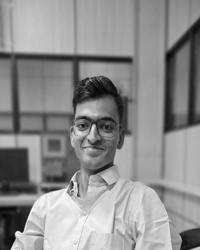
#> input picture Media/gray.jpg, 200 x 250 px, found by its file name
$ python pract6.py
#> lines starting #> are read from the running program, lines starting #| are printed output that depends on the picture; after the words box and inside, x2 and y2 are one past the last pixel; in counts of white or black regions, pixels touching at a corner belong together
import numpy as np
from PIL import Image
import matplotlib.pyplot as plt

image = Image.open('./Media/gray.jpg')
#> image is the input picture: PIL image 200x250 L; min 0, max 255, mean 141.5
img_array = np.array(image)

# Function to implement Sobel's Edge Segmentation
def sobel_edge_detection(img_array):
    # Sobel operators for horizontal and vertical edges
    sobel_x = np.array([[-1, 0, 1], [-2, 0, 2], [-1, 0, 1]])
    sobel_y = np.array([[-1, -2, -1], [0, 0, 0], [1, 2, 1]])

     # Get the size of the image
    height, width = img_array.shape
#> height = 250; width = 200

    # Create arrays to store the results
    edges_x = np.zeros((height, width))
    edges_y = np.zeros((height, width))

    # Perform the convolution
    for i in range(1, height - 1):
        for j in range(1, width - 1):
            patch = img_array[i-1:i+2, j-1:j+2]
            edges_x[i, j] = np.sum(patch * sobel_x)
            edges_y[i, j] = np.sum(patch * sobel_y)
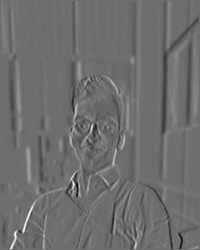
#> edges_x: shape (250, 200) float64; min -629, max 836, mean 0.7; drawn with min black and max white
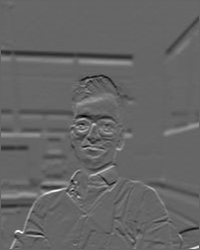
#> edges_y: shape (250, 200) float64; min -530, max 799, mean 0.9; drawn with min black and max white

    # Combine horizontal and vertical edges
    edge_image = np.sqrt(edges_x**2 + edges_y**2)
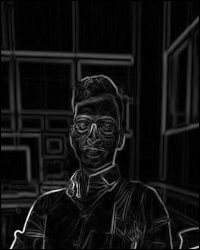
#> edge_image: shape (250, 200) float64; min 0, max 880.4, mean 60.5; drawn with min black and max white

    # Normalize the edge image
    edge_image = (edge_image / edge_image.max()) * 255

    edge_image = Image.fromarray(np.uint8(edge_image))
#> edge_image: PIL image 200x250 L

    plt.imshow(edge_image, cmap='gray')
    plt.axis('off')
    plt.show()

    edge_image.save('./Media/output_edge_based.jpg')

sobel_edge_detection(img_array)

# Function to implement Otsu's Threshold (Frequency based) segmentation
def otsu_thresholding(img_array):

    # Calculate the histogram of the grayscale image
    histogram, bins = np.histogram(img_array, bins=256, range=(0, 256))
#> histogram = 256 values, max 626 at index 158, min 0 at index 1, mean 195.3; bins = 257 values from 0 to 256

    # Calculate the probabilities of each intensity level
    pixel_count = img_array.shape[0] * img_array.shape[1]
#> pixel_count = 50000
    probabilities = histogram / pixel_count
#> probabilities = 256 values, max 0.0125 at index 158, min 0 at index 1, mean 0.00391

    # Calculate the cumulative probabilities
    cumulative_probabilities = np.cumsum(probabilities)
#> cumulative_probabilities = 256 values from 2e-05 to 1

    # Calculate the mean intensity
    intensity_values = np.arange(256)
    mean_intensity = np.sum(intensity_values * probabilities)
#> mean_intensity = 141.5

    # Initialize variables to store the best threshold and maximum between-class variance
    best_threshold = 0
    max_variance = 0

    for threshold in range(256):
        # Calculate the probabilities for the two classes (background and foreground)
        prob_background = cumulative_probabilities[threshold]
        prob_foreground = 1 - prob_background

        # Calculate the means for the two classes
        mean_background = np.sum(intensity_values[:threshold + 1] * probabilities[:threshold + 1]) / prob_background
        mean_foreground = (mean_intensity - mean_background * prob_background) / prob_foreground

        # Calculate the between-class variance
        between_class_variance = prob_background * prob_foreground * (mean_background - mean_foreground) ** 2

        # Check if the between-class variance is greater than the maximum found so far
        if between_class_variance > max_variance:
            max_variance = between_class_variance
            best_threshold = threshold
#> this loop made 256 passes
#> (prob_background, prob_foreground, mean_background, mean_foreground, between_class_variance, max_variance) on passes 1, 3, 5, 6, 7, 8, 9, 10, 11, 12, 13, 14: (2e-05, 1, 0, 141.5, 0.401, 0.401), (6e-05, 1, 1.33, 141.5, 1.18, 1.18), (0.0001, 1, 2.4, 141.5, 1.94, 1.94), (0.0002, 1, 3.7, 141.5, 3.8, 3.8), (0.00028, 1, 4.36, 141.6, 5.27, 5.27), (0.00042, 1, 5.24, 141.6, 7.8, 7.8), (0.00066, 0.999, 6.24, 141.6, 12.09, 12.09), (0.00092, 0.999, 7.02, 141.6, 16.66, 16.66), (0.00144, 0.999, 8.1, 141.7, 25.67, 25.67), (0.00192, 0.998, 8.82, 141.8, 33.87, 33.87), (0.00242, 0.998, 9.48, 141.8, 42.29, 42.29), (0.00288, 0.997, 10.04, 141.9, 49.93, 49.93)
#> (prob_background, prob_foreground, mean_background, mean_foreground, between_class_variance) on passes 2, 4: (2e-05, 1, 0, 141.5, 0.401), (6e-05, 1, 1.33, 141.5, 1.18)
#> after the loop, best_threshold = 121; max_variance = 1935.5

    # Apply the threshold to the image
    thresholded_image = img_array > best_threshold
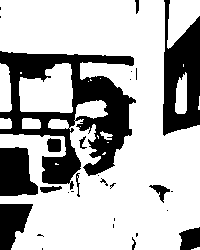
#> thresholded_image: shape (250, 200) bool; 70.9% white; 29 black regions (16 under 20 px), largest, box (x1, y1, x2, y2) and area: (0, 51, 136, 190) 7823, (163, 0, 200, 136) 3182, (0, 147, 38, 196) 1485

    thresholded_image = Image.fromarray((thresholded_image * 255).astype(np.uint8))

    plt.imshow(thresholded_image, cmap='gray')
    plt.axis('off')
    plt.show()
    thresholded_image.save('./Media/output_thresholded.jpg')

otsu_thresholding(img_array)

# Function to implement Region Based segmentation
def region_growing_segmentation(img_array, seed_pixel, threshold):

    # Initialize an empty segmentation mask
#> called with seed_pixel = (100, 120), threshold = 30
    segmentation_mask = np.zeros_like(img_array, dtype=bool)

    # Get image dimensions
    height, width = img_array.shape
#> height = 250; width = 200

    # Define a queue for region growing
    queue = []

    # Define the 8-connectivity neighbors
    neighbors = [(1, 0), (-1, 0), (0, 1), (0, -1), (1, 1), (1, -1), (-1, 1), (-1, -1)]

    # Set the seed pixel as the starting point
    queue.append(seed_pixel)

    while queue:
        x, y = queue.pop(0)

        if not segmentation_mask[x, y]:
            # Check the intensity difference between the current pixel and the seed pixel
            if abs(int(img_array[x, y]) - int(img_array[seed_pixel])) <= threshold:
                segmentation_mask[x, y] = True

                # Add 8-connectivity neighbors to the queue
                for dx, dy in neighbors:
                    new_x, new_y = x + dx, y + dy

                    if 0 <= new_x < height and 0 <= new_y < width:
                        queue.append((new_x, new_y))
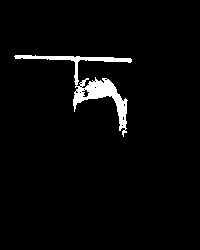
#> segmentation_mask: shape (250, 200) bool; 3.1% white; 1 white region, box (x1, y1, x2, y2) and area: (14, 55, 132, 137) 1561
#> after the loop, queue = []

    plt.imshow(segmentation_mask, cmap='gray')
    plt.axis('off')
    plt.show()
    segmented_image = Image.fromarray(segmentation_mask)
    segmented_image.save('./Media/output_regional.jpg')

region_growing_segmentation(img_array, (100, 120), 30)    #seed-pixel, threshold
